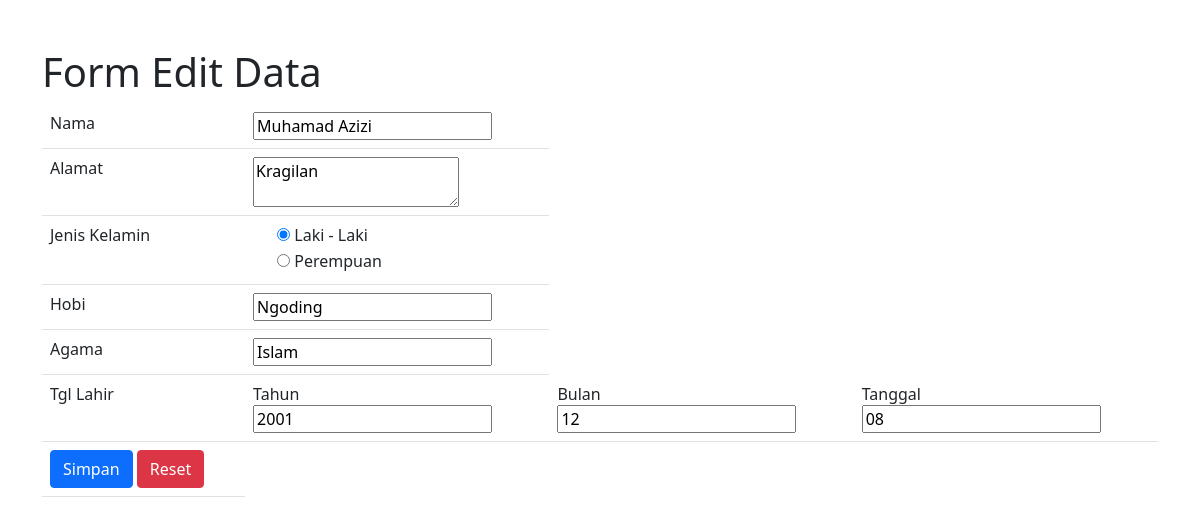
Screenshot of /form_edit.php?no=8 with the database file from the repository.
### tables this page shows
CREATE TABLE `t_mahasiswa` (
  `no` int(11) NOT NULL,
  `nama` varchar(50) NOT NULL,
  `alamat` varchar(50) NOT NULL,
  `jenis_kelamin` char(1) NOT NULL,
  `hobi` varchar(30) NOT NULL,
  `agama` varchar(10) NOT NULL,
  `tgl_lahir` date NOT NULL
);

### form_edit.php (the view, shortened to what this page needs)
<?php
include "koneksi.php";
$get_no = $_GET["no"];
$sql = "SELECT * FROM t_mahasiswa WHERE no='$get_no'";
$query = mysqli_query($conn, $sql);
$row = mysqli_fetch_assoc($query);
?>
<html>
    <head>
        <?php include "bootstrap.php"; ?>
    </head>
    <body>
        <div class="container mt-5">
            <h1>Form Edit Data</h1>
            <form action="act_edit.php" method="POST">
                <table class="table ">
                <tr>
                    <div class="form-group">
                        <td><label for="nama">Nama</label></td>
                        <td><input type="text" name="nama" id="nama" value="<?php echo $row['nama']; ?>"></td>
                    </div>
                </tr>
                <tr>
                    <div class="form-group">
                        <td><label for="alamat">Alamat</label></td>
                        <td><textarea name="alamat" id="alamat"><?php echo $row["alamat"]; ?></textarea></td>
                    </div>
                </tr>
                <tr>
                    <div class="form-group">
                        <td><label for="jenis_kelamin">Jenis Kelamin</label></td>
                        <td><div class="form-check">
                            <input type="radio" name="jenis_kelamin" value="L" id="L" <?php if($row["jenis_kelamin"] == "L") { echo "Checked"; } ?>>
                            <label for="L">Laki - Laki</label>
                        </div>
                        <div class="form-check">
                            <input type="radio" name="jenis_kelamin" value="P" id="P" <?php if($row["jenis_kelamin"] == "P") { echo "Checked"; } ?>>
                            <label for="P">Perempuan</label></td>
                        </div>
                    </div>
                <tr>
                    <div class="form-group">
                        <td><label for="hobi">Hobi</label></td>
                        <td><input type="text" name="hobi" value="<?php echo $row['hobi']; ?>"></td>
                    </div>
                </tr>
                <tr>
                    <div class="form-group">
                        <td><label for="agama">Agama</label></td>
                        <td><input type="text" name="agama" value="<?php echo $row['agama']; ?>"></td>
                    </div>
                </tr>
                <tr>
                    <div class="form-group">
                        <td><label for="tgl_lahir">Tgl Lahir</label></td>
                        <td><label for="tgl_lahir">Tahun</label><br/>
                        <input type="text" name="tahun" value="<?php echo date('Y', strtotime($row['tgl_lahir'])); ?>"></td>
                        <td><label for="tgl_lahir">Bulan</label><br/>
                        <input type="text" name="bulan" value="<?php echo date('m', strtotime($row['tgl_lahir'])); ?>"></td>
                        <td><label for="tgl_lahir">Tanggal</label><br/>
                        <input type="text" name="tanggal" value="<?php echo date('d', strtotime($row['tgl_lahir'])); ?>"></td>
                    </div>
                </tr>
                <tr>
                    <td><input class="btn btn-primary" type="Submit" value="Simpan">
                    <input class="btn btn-danger" type="reset" value="Reset"></td>
                </tr>
    </body>
</html>

### rows the page displays
t_mahasiswa: nama "Muhamad Azizi", alamat "Kragilan", jenis_kelamin "☑ Laki - Laki", jenis_kelamin "☐ Perempuan", hobi "Ngoding", agama "Islam", tahun "2001", bulan "12", tanggal "08"
